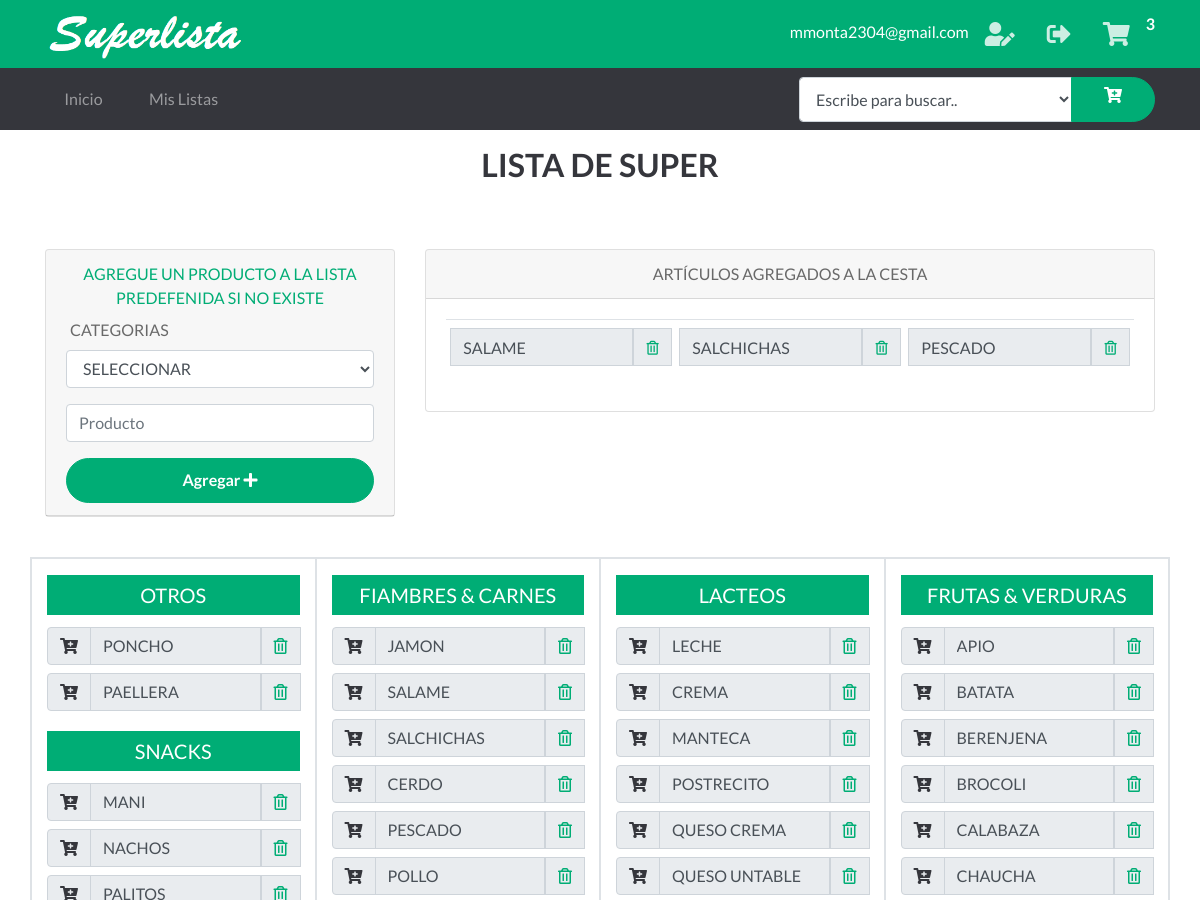
Before: / (signed in, upper part) with the older database file.
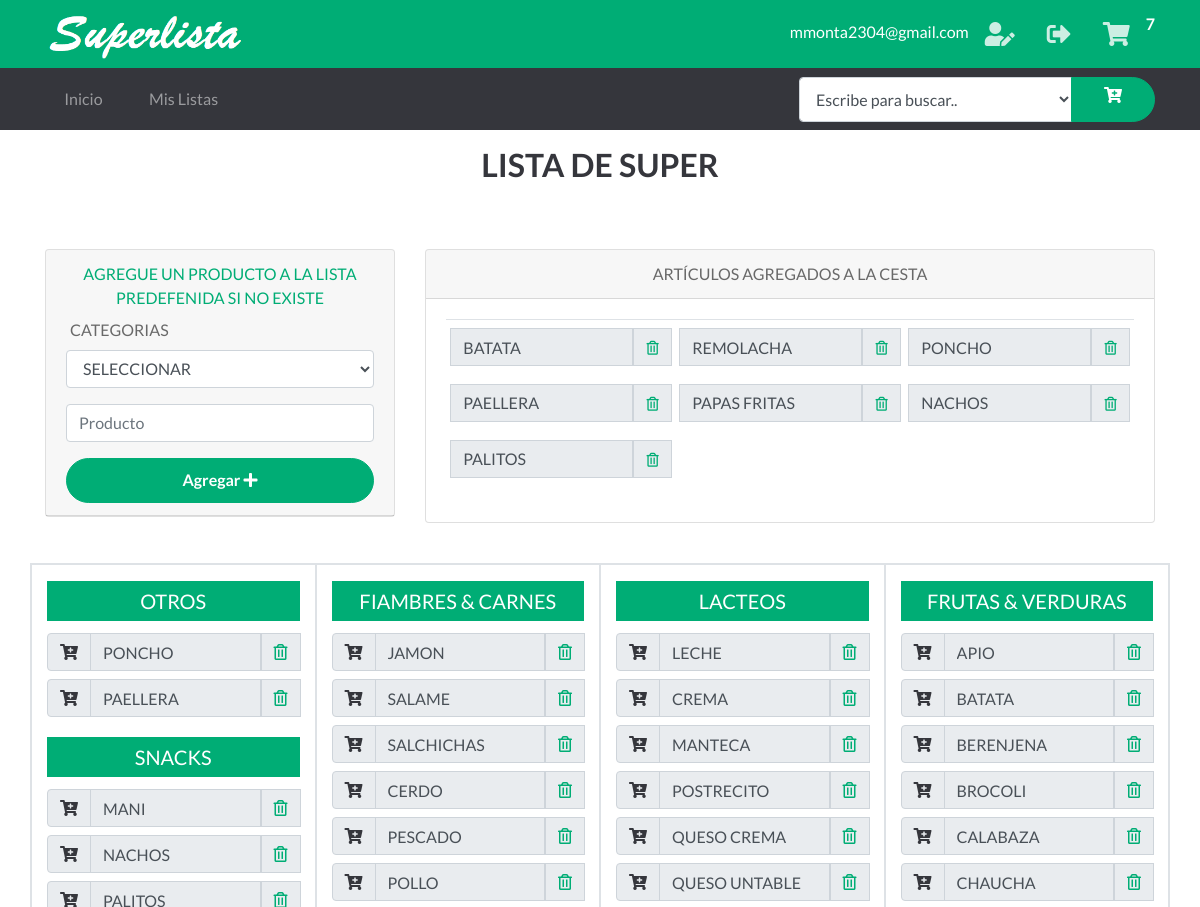
After: the same page with the newer database file.
### tables this page shows
CREATE TABLE "Cesta" (
	"Id"	INTEGER NOT NULL PRIMARY KEY AUTOINCREMENT UNIQUE,
	"Id_Usuario"	INTEGER NOT NULL,
	"Item"	INTEGER NOT NULL,
	"Tachar"	INTEGER,
	"ProductoId"	INTEGER,
FOREIGN KEY("ProductoId") REFERENCES "Productos"("Id")
);

CREATE TABLE "Categorias" (
	"Id"	INTEGER NOT NULL PRIMARY KEY AUTOINCREMENT UNIQUE,
	"Categoria"	TEXT NOT NULL
);

CREATE TABLE "Productos" (
	"Id"	INTEGER NOT NULL PRIMARY KEY AUTOINCREMENT UNIQUE,
	"CategoriaId"	INTEGER NOT NULL,
	"Producto"	TEXT NOT NULL,
	"PropietarioId"	INTEGER NOT NULL,
	FOREIGN KEY("CategoriaId") REFERENCES "Categorias"("Id")
	FOREIGN KEY("PropietarioId") REFERENCES "Usuarios"("Id")
);

### app.py (the view, shortened to what this page needs)
@app.route('/')  # ruta para el home
def home():
    categorias = getAllCategorias()
    if 'nombre' in session:
        productos = getAllProductosUsuarios()
        CestaArticulos = getAllCesta()
        return render_template('home_logged_in.html', categorias=categorias,
                               productos=productos, CestaArticulos=CestaArticulos)

### app.py (called while the page is built)
def get_db():
    db = getattr(g, '_database', None)
    if db is None:
        db = g._database = sqlite3.connect('database1.db')
    return db

@app.teardown_appcontext
def close_connection(exception):
    db = getattr(g, '_database', None)
    if db is not None:
        db.close()

def conectar_db():
    return sqlite3.connect('database1.db')

def getAllProductosUsuarios():
    g.db = conectar_db()
    consulta = 'SELECT * FROM Productos WHERE (PropietarioId= ?)'
    if 'nombre' in session:
        id = session['id']
    cur = g.db.execute(consulta, [id])
    productos_usuarios = [dict(pro_id=row[0], cat_id=row[1], pro_nombre=row[2])
                          for row in cur.fetchall()]
    g.db.close()
    return productos_usuarios

def getAllCategorias():
    cantCarrito()
    g.db = conectar_db()
    cur = g.db.execute('SELECT * FROM Categorias')
    categorias = [dict(cat_id=row[0], cat_nombre=row[1])
                  for row in cur.fetchall()]
    g.db.close()
    return categorias

### templates/home_logged_in.html (shortened to what the changed rows need)
{% extends "layout_logged_in.html" %}
{% block content %}
<section id="lista">
    <div class="container">
        <header class="py-3 text-secondary text-center">
            <h2 class="display-6 font-weight-bold">LISTA DE SUPER</h2>
        </header>
    </div>
    <form action="/ABM_articulos" method="POST">
        <div class="form-group">
            <div class="container">
                <div class="row py-4">
                    <div class="col-md-8 py-3 text-center">
                        <div class="card">
                            <div class="card-body">
                                    {%  set contador = namespace(value=0) %}
                                    <table class="table table-borderless table-sm" >
                                        {%  set contador = namespace(value=0) %}
                                        <tbody>
                                            <tr class="tex border" >
                                        {% for CestaArticulo in CestaArticulos %}
                                            {% if  (contador.value % 3) == 0 %}
                                                 </tr>
                                                 <tr>
                                            {% endif %}
                                            <td>
                                                <div class="input-group py-1">
                                                    <input type="text" size="6" name="input" readonly="true" class="form-control"
                                                        value="{{ CestaArticulo.Item_nombre}}" aria-label="Text input with checkbox">
                                                    <div class="input-group-prepend">
                                                        <div class="input-group-text">
                                                            <a href="/DeleteArtCesta_home/{{CestaArticulo.Id}}"><i class="fa-sm text-primary far fa-trash-alt"></i></a>
                                                        </div>
                                                    </div>
                                                </div>
                                            </td>
                                            {% set contador.value = contador.value + 1 %}
                                        {% endfor %}
                                                </tr>
                                        </tbody>
                                    </table>
                            </div>
                        </div>
                    </div>
                </div>
            </div>
            <div class="container">
                <div class="row border">
                    <div class="col-md-3 border">
                        <div>
                            {% for categoria in categorias %}
                            <div class="form-group">
                                {% if categoria.cat_id == 9 or categoria.cat_id == 13 or categoria.cat_id ==12  or categoria.cat_id == 11 %}
                                <div class="text h5 py-2 text-center bg-primary text-white">
                                    <span>{{ categoria.cat_nombre }} </span>
                                </div>
                                    {% for producto in productos %}
                                        {% if categoria.cat_id == producto.cat_id  %}
                                        <div class="input-group py-1">
                                            <div class="input-group-prepend">
                                                <div class="input-group-text">
                                                    <a href="/AddArt/{{producto.pro_nombre}}/{{producto.pro_id}}"><i class="text-secondary fas fa-cart-plus"></i></a>
                                                </div>
                                            </div>
                                            <input type="text" name="input" readonly="true" class="form-control"
                                                value="{{ producto.pro_nombre }}" aria-label="Text input with checkbox">
                                            <div class="input-group-prepend">
                                                <div class="input-group-text">
                                                    <a href="/deleteArt/{{producto.pro_id}}"><i class="text-primary far fa-trash-alt"></i></a>
                                                </div>
                                            </div>
                                        </div>
                                        {% endif %}
                                    {% endfor %}
                                {% endif %}
                            </div>
                            {%endfor%}
                        </div>
                    </div>
                    <div class="col-md-3 border">
                        <div>
                            {% for categoria in categorias %}
                            <div class="form-group">
                                {% if categoria.cat_id == 5 or categoria.cat_id == 2 or categoria.cat_id == 6 or categoria.cat_id == 10 %}
                                <div class="text h5 py-2 text-center bg-primary text-white">
                                    <span>{{ categoria.cat_nombre }} </span>
                                </div>
                                    {% for producto in productos %}
                                        {% if categoria.cat_id == producto.cat_id  %}
                                        <div class="input-group py-1">
                                            <div class="input-group-prepend">
                                                <div class="input-group-text">
                                                    <a href="/AddArt/{{producto.pro_nombre}}/{{producto.pro_id}}"><i class="text-secondary fas fa-cart-plus"></i></a>
                                                </div>
                                            </div>
                                            <input type="text" readonly="true" class="form-control"
                                                value="{{ producto.pro_nombre }}" aria-label="Text input with checkbox">
                                            <div class="input-group-prepend">
                                                <div class="input-group-text">
                                                    <a href="/deleteArt/{{producto.pro_id}}"><i class="text-primary far fa-trash-alt"></i></a>
                                                </div>
                                            </div>
                                        </div>
                                        {% endif %}
                                    {% endfor %}
                                {% endif %}
                            </div>
                            {%endfor%}
                        </div>
                    </div>
                    <div class="col-md-3 border">
                        <div>
                            {% for categoria in categorias %}
                            <div class="form-group">
                                {% if categoria.cat_id == 7 or categoria.cat_id == 3 or categoria.cat_id == 4 %}
                                <div class="text h5 py-2 text-center bg-primary text-white">
                                    <span>{{ categoria.cat_nombre }} </span>
                                </div>
                                    {% for producto in productos %}
                                        {% if categoria.cat_id == producto.cat_id  %}
                                        <div class="input-group py-1">
                                            <div class="input-group-prepend">
                                                <div class="input-group-text">
                                                    <a href="/AddArt/{{producto.pro_nombre}}/{{producto.pro_id}}"><i class="text-secondary fas fa-cart-plus"></i></a>
                                                </div>
                                            </div>
                                            <input type="text" readonly="true" class="form-control"
                                                value="{{ producto.pro_nombre }}" aria-label="Text input with checkbox">
                                            <div class="input-group-prepend">
                                                <div class="input-group-text">
                                                    <a href="/deleteArt/{{producto.pro_id}}"><i class="text-primary far fa-trash-alt"></i></a>
                                                </div>
                                            </div>
                                        </div>
                                        {% endif %}
                                    {% endfor %}
                                {% endif %}
                            </div>
                            {%endfor%}
                        </div>
                    </div>
                    <div class="col-md-3 border py-3">
                        <div>
                            {% for categoria in categorias %}
                            <div class="form-group">
                                {% if categoria.cat_id == 1 or categoria.cat_id == 8 %}
                                <div class="text h5 py-2 text-center bg-primary text-white">
                                    <span>{{ categoria.cat_nombre }} </span>
                                </div>
                                    {% for producto in productos %}
                                        {% if categoria.cat_id == producto.cat_id  %}
                                        <div class="input-group py-1">
                                            <div class="input-group-prepend">
                                                <div class="input-group-text">
                                                    <a href="/AddArt/{{producto.pro_nombre}}/{{producto.pro_id}}"><i class="text-secondary fas fa-cart-plus"></i></a>
                                                </div>
                                            </div>
                                            <input type="text" readonly="true" class="form-control"
                                                value="{{ producto.pro_nombre }}" aria-label="Text input with checkbox">
                                            <div class="input-group-prepend">
                                                <div class="input-group-text">
                                                    <a href="/deleteArt/{{producto.pro_id}}"><i class="text-primary far fa-trash-alt"></i></a>
                                                </div>
                                            </div>
                                        </div>
                                        {% endif %}
                                    {% endfor %}
                                {% endif %}
                            </div>
                            {%endfor%}
                        </div>
                    </div>
                </div>
            </div>
    </form>
    {% endblock %}

Changed rows visible on the page:
removed Cesta: input "SALAME"
removed Cesta: input "SALCHICHAS"
removed Cesta: input "PESCADO"
added Cesta: input "BATATA"
added Cesta: input "REMOLACHA"
added Cesta: input "PONCHO"
added Cesta: input "PAELLERA"
added Cesta: input "PAPAS FRITAS"
added Cesta: input "NACHOS"
added Cesta: input "PALITOS"
Other visible differences:
{{ session['carrito'] }}: "3" → "7"
